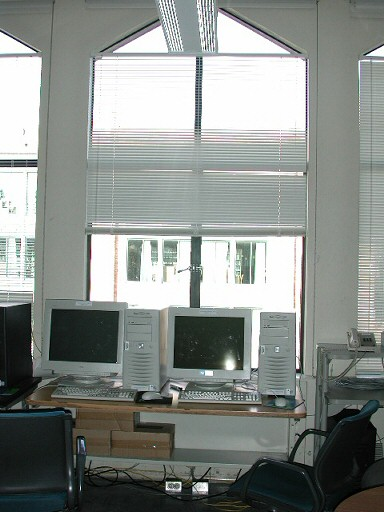
#> input picture panorama_sift/src_left_2.jpg, 384 x 512 px, found by its file name
$ jupyter execute ChatGPT-1.ipynb   (shell and % lines are left out)
#> lines starting #> are read from the running program, lines starting #| are printed output that depends on the picture; after the words box and inside, x2 and y2 are one past the last pixel; in counts of white or black regions, pixels touching at a corner belong together
[cell 1]
# Nếu bạn đã cài opencv-contrib-python và numpy bằng pip rồi thì có thể bỏ dòng !pip đi.
# Nếu dùng Jupyter trên máy local, bạn nên mở CMD/PowerShell cài trước:
# !pip install opencv-contrib-python numpy

import cv2
import numpy as np
import os
from matplotlib import pyplot as plt

# Để hiển thị ảnh ngay trong notebook

print("OpenCV version:", cv2.__version__)

[cell 2]
def stitch_two_images(img_left, img_right, ratio_thresh=0.75):
    """
    Ghép img_right vào bên phải img_left, trả về ảnh panorama.

    img_left: ảnh bên trái (BGR)
    img_right: ảnh bên phải (BGR)
    ratio_thresh: ngưỡng ratio-test cho SIFT matching
    """

    # 1. Chuyển sang xám
    gray1 = cv2.cvtColor(img_left, cv2.COLOR_BGR2GRAY)
    gray2 = cv2.cvtColor(img_right, cv2.COLOR_BGR2GRAY)

    # 2. Tạo SIFT detector
    sift = cv2.SIFT_create()

    # 3. Tìm keypoint & descriptor
    kp1, des1 = sift.detectAndCompute(gray1, None)
    kp2, des2 = sift.detectAndCompute(gray2, None)

    print("Số keypoints ảnh trái:", len(kp1))
    print("Số keypoints ảnh phải:", len(kp2))

    # 4. Matching bằng BFMatcher + KNN + ratio test
    bf = cv2.BFMatcher(cv2.NORM_L2, crossCheck=False)
    knn_matches = bf.knnMatch(des1, des2, k=2)

    good_matches = []
    for m, n in knn_matches:
        if m.distance < ratio_thresh * n.distance:
            good_matches.append(m)

    print("Số match tốt (good matches):", len(good_matches))

    if len(good_matches) < 10:
        raise ValueError("Quá ít match tốt, khó ghép panorama. Hãy chụp ảnh có vùng chồng lắp nhiều hơn.")

    # 5. Lấy toạ độ điểm tương ứng
    src_pts = np.float32([kp1[m.queryIdx].pt for m in good_matches]).reshape(-1, 1, 2)
    dst_pts = np.float32([kp2[m.trainIdx].pt for m in good_matches]).reshape(-1, 1, 2)

    # 6. Tính homography dùng RANSAC
    # Ta muốn biến img_right về hệ toạ độ img_left: dst_pts -> src_pts
    H, mask = cv2.findHomography(dst_pts, src_pts, cv2.RANSAC, 5.0)

    if H is None:
        raise ValueError("Không tìm được homography thích hợp!")

    # 7. Warp img_right sang hệ toạ độ img_left
    h1, w1 = img_left.shape[:2]
    h2, w2 = img_right.shape[:2]

    # Canvas: lấy rộng ~ w1 + w2, cao = max(h1, h2)
    pano_width = w1 + w2
    pano_height = max(h1, h2)

    warped_right = cv2.warpPerspective(img_right, H, (pano_width, pano_height))

    # 8. Dán img_left vào bên trái canvas
    panorama = warped_right.copy()
    panorama[0:h1, 0:w1] = img_left

    # 9. Cắt bớt vùng đen bên phải (nếu có)
    gray_pan = cv2.cvtColor(panorama, cv2.COLOR_BGR2GRAY)
    _, thresh = cv2.threshold(gray_pan, 1, 255, cv2.THRESH_BINARY)

    # Tìm cột cuối cùng có pixel khác 0
    cols = np.where(np.max(thresh, axis=0) > 0)[0]
    if len(cols) > 0:
        max_col = cols[-1]
        panorama = panorama[:, :max_col + 1]

    return panorama, good_matches, kp1, kp2

[cell 3]
# Đường dẫn thư mục chứa notebook và ảnh
base_dir = r"C:\Users\Public\panorama_sift"

# Tên file ảnh (bạn chỉnh lại đuôi nếu khác .jpg)
left_name  = "src_left_2.jpg"
right_name = "src_right_2.jpg"

path_left  = os.path.join(base_dir, left_name)
path_right = os.path.join(base_dir, right_name)

img_left  = cv2.imread(path_left)
#> img_left is the input picture: shape (512, 384, 3); mean B, G, R 136.9, 140.9, 135.9
img_right = cv2.imread(path_right)
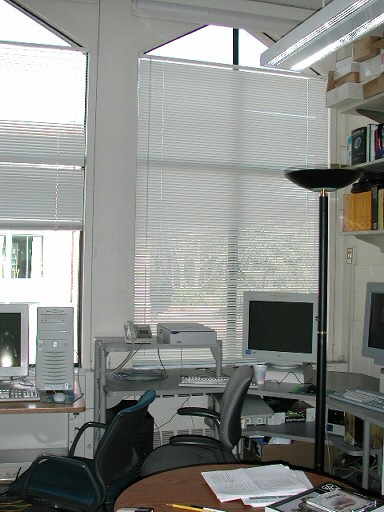
#> input picture panorama_sift/src_right_2.jpg, 384 x 512 px, found by its file name
#> img_right is the input picture: shape (512, 384, 3); mean B, G, R 135.5, 138.9, 136.7

if img_left is None:
    raise FileNotFoundError(f"Không đọc được ảnh bên trái: {path_left}")
if img_right is None:
    raise FileNotFoundError(f"Không đọc được ảnh bên phải: {path_right}")

print("Kích thước ảnh trái:", img_left.shape)
#| Kích thước ảnh trái: (512, 384, 3)
print("Kích thước ảnh phải:", img_right.shape)
#| Kích thước ảnh phải: (512, 384, 3)

# Chuyển BGR -> RGB để hiển thị bằng matplotlib
img_left_rgb  = cv2.cvtColor(img_left, cv2.COLOR_BGR2RGB)
img_right_rgb = cv2.cvtColor(img_right, cv2.COLOR_BGR2RGB)

plt.figure(figsize=(10,4))
plt.subplot(1,2,1); plt.imshow(img_left_rgb);  plt.title("Ảnh trái");  plt.axis("off")
plt.subplot(1,2,2); plt.imshow(img_right_rgb); plt.title("Ảnh phải"); plt.axis("off")
plt.show()
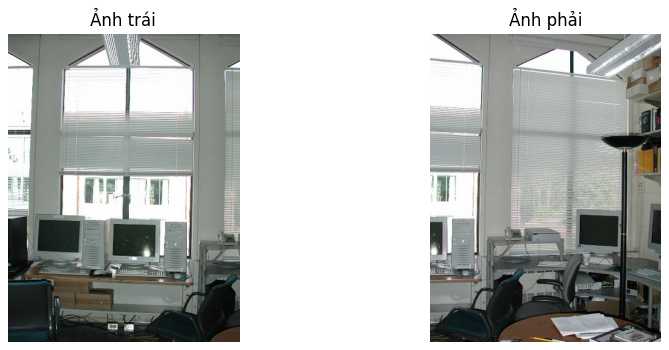
#> figure drawn by matplotlib, 2 panels

[cell 4]
panorama_bgr, good_matches, kp1, kp2 = stitch_two_images(img_left, img_right)
#> in stitch_two_images, `gray2 = cv2.cvtColor(img_right, cv2.COLOR_BGR2GRAY)`:
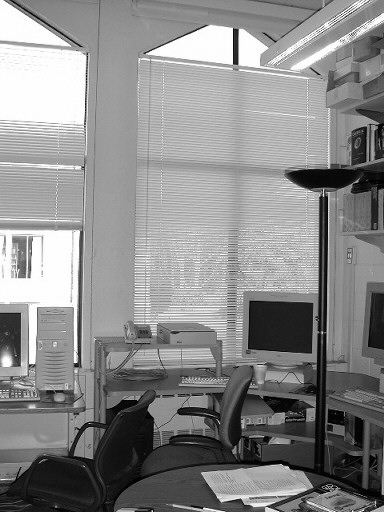
#> gray2: shape (512, 384); min 0, max 255, mean 137.9
#> in stitch_two_images, `kp1, des1 = sift.detectAndCompute(gray1, None)`: kp1 = 585 keypoints; strongest (x, y, size): (202, 488, 8), (297, 367, 2.4), (70, 488, 2), (180, 483, 2)
#> in stitch_two_images, `kp2, des2 = sift.detectAndCompute(gray2, None)`: kp2 = 601 keypoints; strongest (x, y, size): (235, 60, 4.6), (235, 33, 4.7), (75, 361, 2.2), (305, 178, 15.3)
#| Số keypoints ảnh trái: 585
#| Số keypoints ảnh phải: 601
#> in stitch_two_images, `knn_matches = bf.knnMatch(des1, des2, k=2)`: knn_matches = 585 matches
#> after the loop in stitch_two_images, `for m, n in knn_matches:`: good_matches = 96 matches
#| Số match tốt (good matches): 96
#> in stitch_two_images, `src_pts = np.float32([kp1[m.queryIdx].pt for m in good_matches]).resha..`: src_pts = 96 rows, first 8: [31.45, 163.1], [35.13, 157], [51.18, 357.7], [54.26, 311.4], [55.9, 353.2], [69.78, 379.8], [74.62, 456.2], [115.5, 271.2]
#> in stitch_two_images, `dst_pts = np.float32([kp2[m.trainIdx].pt for m in good_matches]).resha..`: dst_pts = 96 rows, first 8: [235.5, 60.09], [229.9, 30.43], [362.5, 354.9], [362.5, 354.9], [72.52, 308.1], [333.9, 34.34], [174, 505.4], [79.03, 353.5]
#> in stitch_two_images, `H, mask = cv2.findHomography(dst_pts, src_pts, cv2.RANSAC, 5.0)`: H = [[0.884, -0.00362, 227.9], [-0.0928, 1, 8.13], [-0.000359, 4.06e-05, 1]]; mask = 96 values, max 1 at index 12, min 0 at index 0, mean 0.854
#> in stitch_two_images, `warped_right = cv2.warpPerspective(img_right, H, (pano_width, pano_hei..`:
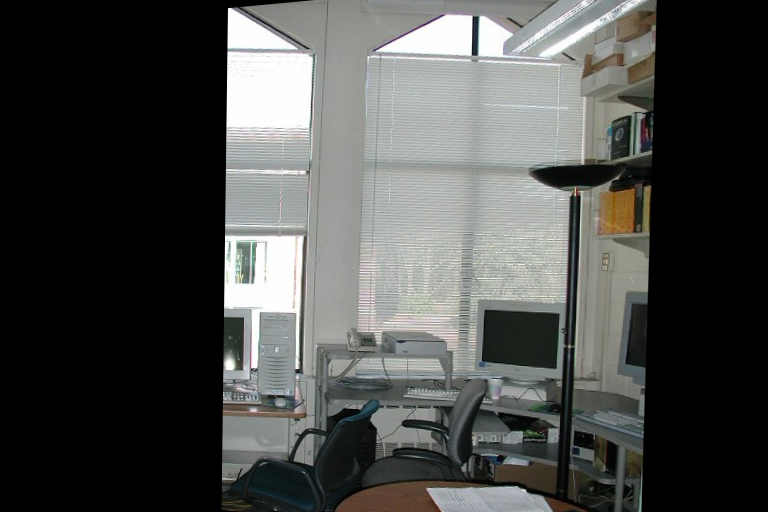
#> warped_right: shape (512, 768, 3); mean B, G, R 74.4, 76.4, 75.1
#> in stitch_two_images, `panorama[0:h1, 0:w1] = img_left`:
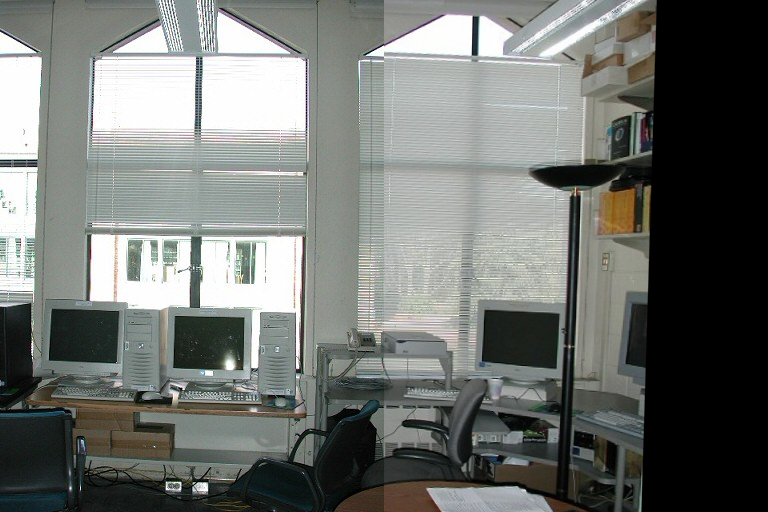
#> panorama: shape (512, 768, 3); mean B, G, R 112.2, 115.8, 112.6
#> in stitch_two_images, `_, thresh = cv2.threshold(gray_pan, 1, 255, cv2.THRESH_BINARY)`:
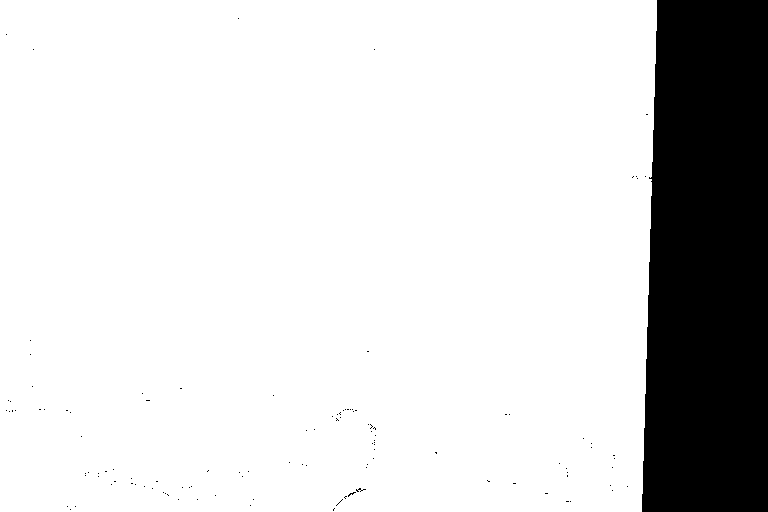
#> thresh: shape (512, 768); 84.5% white; 118 black regions (117 under 20 px), largest, box (x1, y1, x2, y2) and area: (642, 0, 768, 512) 60589
#> in stitch_two_images, `cols = np.where(np.max(thresh, axis=0) > 0)[0]`: cols = 657 values from 0 to 656
#> in stitch_two_images, `max_col = cols[-1]`: max_col = 656
#> in stitch_two_images, `panorama = panorama[:, :max_col + 1]`:
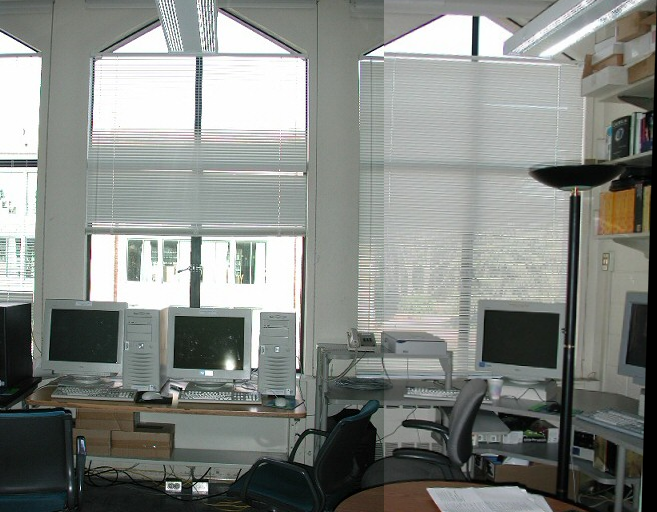
#> panorama: shape (512, 657, 3); mean B, G, R 131.1, 135.3, 131.6
#> good_matches = 96 matches

# Đổi sang RGB để hiển thị
panorama_rgb = cv2.cvtColor(panorama_bgr, cv2.COLOR_BGR2RGB)

plt.figure(figsize=(15,5))
plt.imshow(panorama_rgb)
plt.title("Kết quả ghép panorama bằng SIFT")
plt.axis("off")
plt.show()

# Lưu ảnh kết quả ra file
out_path = os.path.join(base_dir, "panorama_result_2.jpg")
cv2.imwrite(out_path, panorama_bgr)
print("Đã lưu ảnh panorama tại:", out_path)

[cell 5]
# Vẽ một số match tốt giữa hai ảnh để minh họa trong báo cáo
# Lấy tối đa 50 match để hình không quá rối
max_to_draw = min(50, len(good_matches))
#> max_to_draw = 50
matches_to_draw = good_matches[:max_to_draw]
#> matches_to_draw = 50 matches

match_img = cv2.drawMatches(
    img_left, kp1,
    img_right, kp2,
    matches_to_draw, None,
    flags=cv2.DrawMatchesFlags_NOT_DRAW_SINGLE_POINTS
)
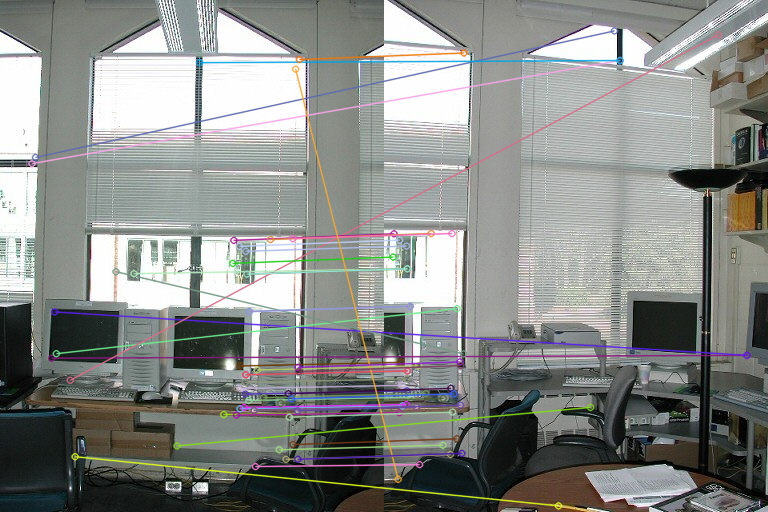
#> match_img: shape (512, 768, 3); mean B, G, R 136.6, 139.6, 137

match_img_rgb = cv2.cvtColor(match_img, cv2.COLOR_BGR2RGB)

plt.figure(figsize=(15,7))
plt.imshow(match_img_rgb)
plt.title(f"Minh họa {max_to_draw} match SIFT giữa ảnh trái & phải")
plt.axis("off")
plt.show()
